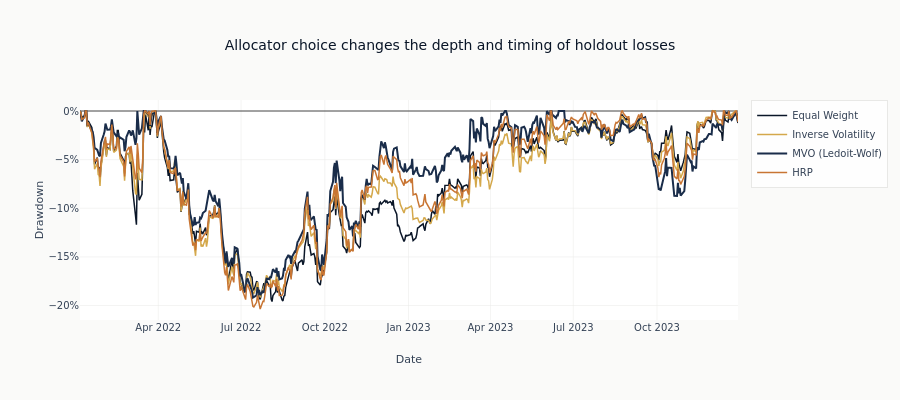

The notebook cell this image was saved under:
### Markdown cell above
## 9. Drawdown Analysis

### Code cell
fig = go.Figure()

for name, result in results.items():
    dd = portfolio_analyses[name].compute_drawdown_analysis()
    fig.add_trace(
        go.Scatter(
            x=result["dates"],
            y=dd.underwater_curve.to_numpy(),
            mode="lines",
            name=name,
            line=dict(color=colors[name], width=2 if name == selected_method else 1.5),
        )
    )

fig.update_layout(
    title="Allocator choice changes the depth and timing of holdout losses",
    xaxis_title="Date",
    yaxis_title="Drawdown",
    height=400,
    yaxis_tickformat=".0%",
)
fig.show()

### Figure 1 — Plotly figure (JSON) as saved in the notebook; plotly's stock layout.template omitted (floating-point values rounded to 4 significant figures; data arrays with more than 128 entries replaced by an {"elided": "..."} marker saying what was removed)
{"data": [{"line": {"color": "#0a1628", "width": 1.5}, "mode": "lines", "name": "Equal Weight", "type": "scatter", "x": {"elided": "499 str values"}, "y": {"elided": "499 float values"}}, {"line": {"color": "#D4A84B", "width": 1.5}, "mode": "lines", "name": "Inverse Volatility", "type": "scatter", "x": {"elided": "499 str values"}, "y": {"elided": "499 float values"}}, {"line": {"color": "#1a2d4a", "width": 2}, "mode": "lines", "name": "MVO (Ledoit-Wolf)", "type": "scatter", "x": {"elided": "499 str values"}, "y": {"elided": "499 float values"}}, {"line": {"color": "#C87533", "width": 1.5}, "mode": "lines", "name": "HRP", "type": "scatter", "x": {"elided": "499 str values"}, "y": {"elided": "499 float values"}}], "layout": {"height": 400, "title": {"text": "Allocator choice changes the depth and timing of holdout losses"}, "xaxis": {"title": {"text": "Date"}}, "yaxis": {"tickformat": ".0%", "title": {"text": "Drawdown"}}}}
